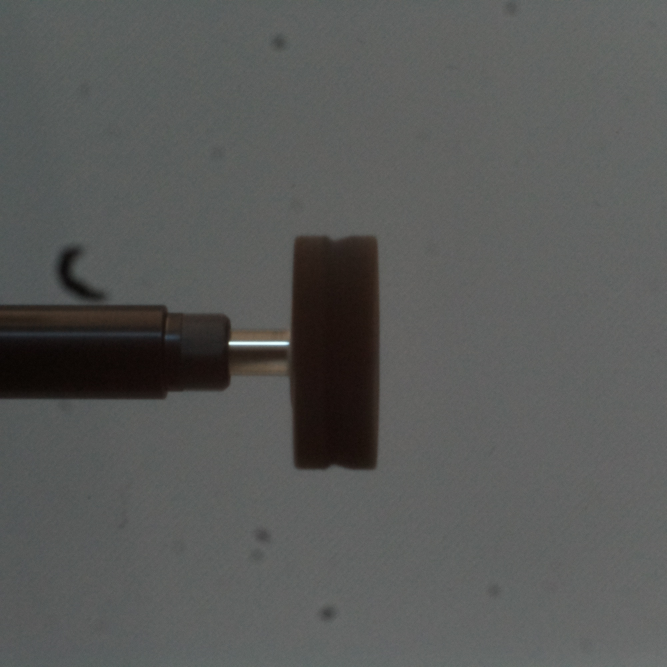
#> input picture Images/30mm/test_img_30.jpeg, 2000 x 2000 px, found by its file name (shown at 1/3 size)
$ python test_BV_FlapWheel2.py
#> lines starting #> are read from the running program, lines starting #| are printed output that depends on the picture; after the words box and inside, x2 and y2 are one past the last pixel; in counts of white or black regions, pixels touching at a corner belong together
import cv2
import numpy as np
from matplotlib import pyplot as plt
import scipy
#import findpeaks

# Aqcuire raw image
#im = PiCam.TakeSingleImage(showImage=False,saveImage=True)
im = cv2.imread('test_img_30.jpeg')
#> im is the input picture: shape (2000, 2000, 3); mean B, G, R 87.8, 89.3, 88.3
#im = cv2.imread('C:/Users/crk5344/Desktop/White_light-1.jpg')

#"E:\2024_07_15-17_36_image1.jpeg"
plt.imshow(im)
plt.title('Raw')
plt.show()
plt.close()

# Crop image
# Vertical
x1 = 250
x2 = 1750
# horizontal
y1 = 500
y2 = 2000
hInterval = y2-y1
vInterval = x2-x1
im = im[x1:x2,y1:y2]
#> im: shape (1500, 1500, 3)

im_raw = im

# Convert image
imgray = cv2.cvtColor(im, cv2.COLOR_BGR2GRAY)
#imgray = cv2.equalizeHist(imgray)
plt.imshow(imgray,cmap='gray',vmin=0,vmax=255)
plt.title('grayscale')
plt.show()
plt.close()


ret, binary = cv2.threshold(imgray,75,255,cv2.THRESH_BINARY)
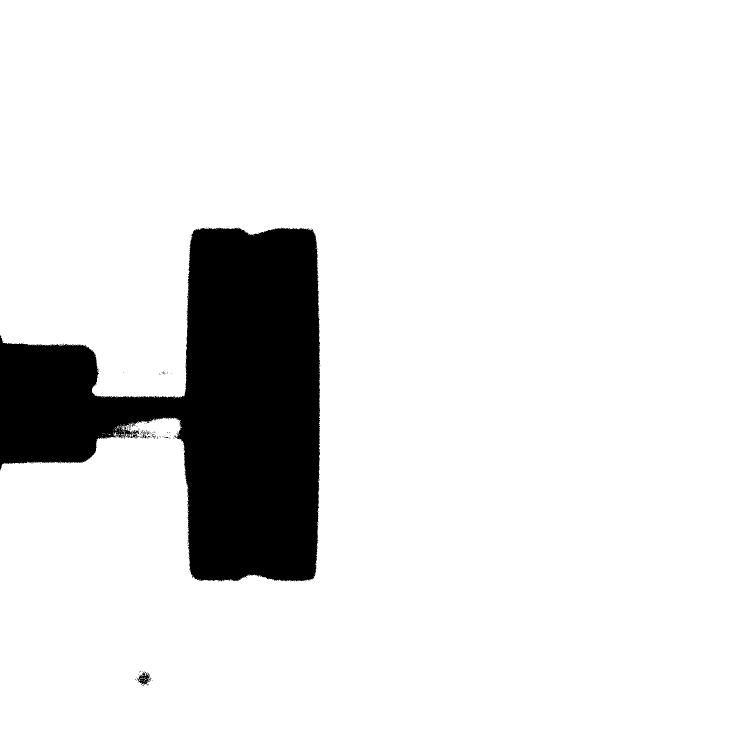
#> binary: shape (1500, 1500) (shown at 1/2 size); 89.3% white; 111 black regions (107 under 20 px), largest, box (x1, y1, x2, y2) and area: (0, 455, 641, 1163) 239432, (274, 1343, 300, 1371) 336, (281, 867, 293, 877) 43, (303, 868, 312, 877) 23
#binary = cv2.morphologyEx(binary,cv2.MORPH_OPEN,np.ones((5,5),np.uint8))
#binary = cv2.adaptiveThreshold(imgray,255,cv2.ADAPTIVE_THRESH_MEAN_C,cv2.THRESH_BINARY,251,15)
binary = 255-binary # avoid image frame as contour
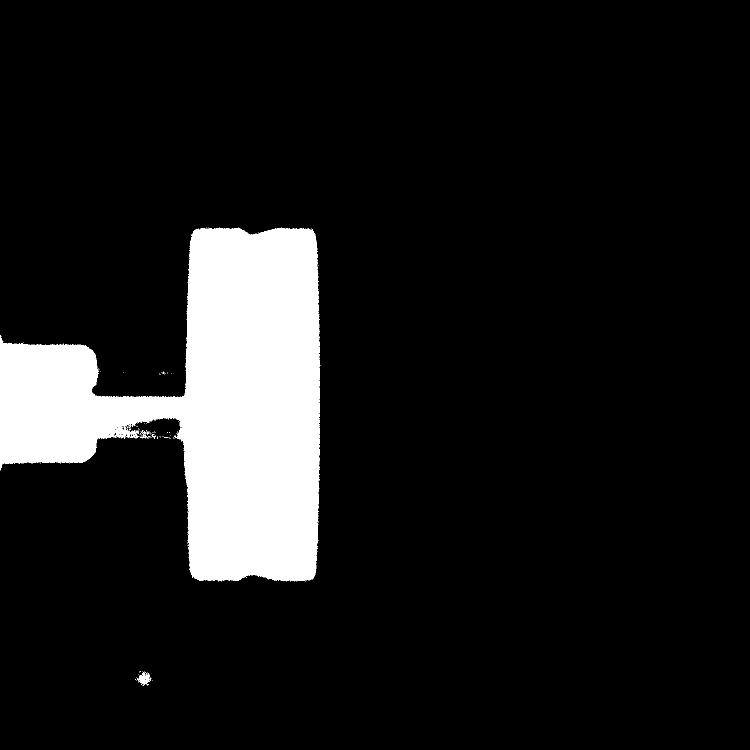
#> binary: shape (1500, 1500) (shown at 1/2 size); 10.7% white; 111 white regions (107 under 20 px)
# [6 lines of commented-out code are left out]
contours, hierarchy = cv2.findContours(binary, cv2.RETR_LIST, cv2.CHAIN_APPROX_NONE)
#> contours = 319 contours, 313 with area under 20; largest, box (x1, y1, x2, y2) and area: (0, 455, 641, 1163) 238022, (274, 1343, 300, 1371) 331, (240, 850, 250, 861) 52, (226, 863, 236, 873) 40, (255, 866, 264, 875) 29, (262, 866, 268, 874) 20
cv2.drawContours(im, contours, -1, (0,255,255), 3)
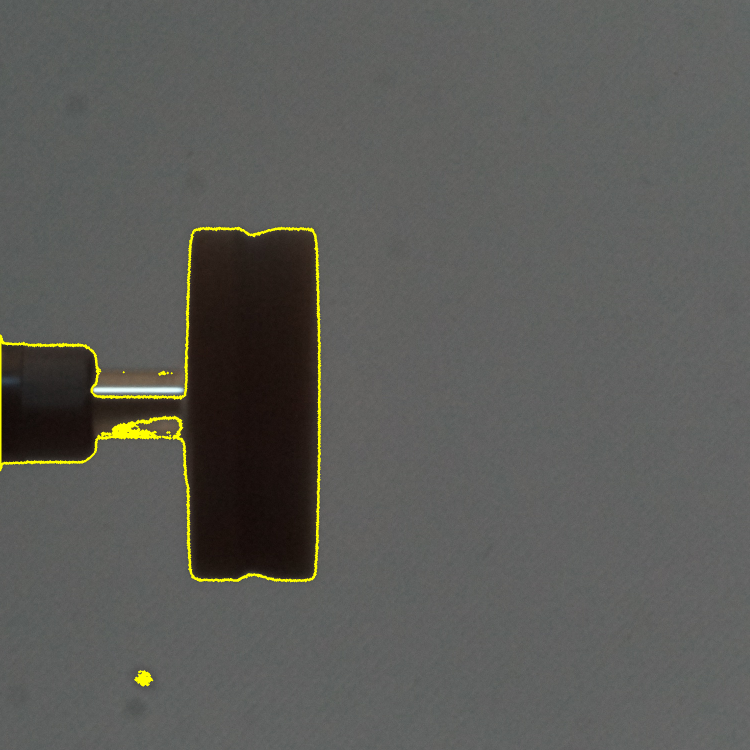
#> im: shape (1500, 1500, 3) (shown at 1/2 size); mean B, G, R 87.6, 91.3, 91.2
plt.figure()
plt.imshow(im, cmap='gray')
plt.title('Raw with contours')
plt.show()
plt.clf()
plt.close()

contour = np.array([list(pt[0]) for ctr in contours for pt in ctr])
#> contour = 5134 pairs, first value 0 to 640, second value 455 to 1370

cnts = []
for cnt in contours:
    cnt = np.squeeze(np.array(cnt, dtype=int), axis=1)
    cnts.append(cnt)
#> this loop made 319 passes
#> cnt on passes 1 to 3: [[284, 1370]], [[287, 1366], [288, 1365], [289, 1366], [288, 1367]], [[290, 1365], [291, 1364], [292, 1365], [291, 1366]]
#> after the loop, cnts = 319 items

## Array of Shape N x 2, N: number of contours, 2: x,y
contourPoints = np.vstack((cnts))
#> contourPoints has the same summary as contour


# Delete points not interested in
# Delete in y (vertical)
idx = np.where(contourPoints[:,1]<10)
#> idx = (empty array,)
contourPoints = np.delete(contourPoints,idx,0)
idx = np.where(contourPoints[:,1]> vInterval-10)
contourPoints = np.delete(contourPoints,idx,0)
#
# # Delete in x (horizontal)
idx = np.where(contourPoints[:,0] <10)
contourPoints = np.delete(contourPoints,idx,0)
#> contourPoints = 4824 pairs, first value 10 to 640, second value 455 to 1370
idx = np.where(contourPoints[:,0] >hInterval-10)
contourPoints = np.delete(contourPoints,idx,0)


pointsX = contourPoints[:,0]
#> pointsX = 4824 values, max 640 at index 4306, min 10 at index 2527, mean 365.9
pointsY = contourPoints[:,1]
#> pointsY = 4824 values, max 1370 at index 0, min 455 at index 1588, mean 856.5

# sort points
idx   = np.argsort(pointsX)
#> idx = 4824 values, max 4823 at index 3406, min 0 at index 1705, mean 2411.5
pointsX = np.array(pointsX)[idx]
#> pointsX = 4824 values from 10 to 640
pointsY = np.array(pointsY)[idx]
#> pointsY = 4824 values, max 1370 at index 1705, min 455 at index 3406, mean 856.5


# Analysze points to detect flap wheel start and end
countsX, binsX = np.histogram(pointsX, bins=250)
#> countsX = 250 values, max 325 at index 248, min 4 at index 4, mean 19.3; binsX = 251 values from 10 to 640
binX_centers = (binsX[:-1] + binsX[1:]) / 2
#> binX_centers = 250 values from 11.26 to 638.7

countsX = np.concatenate([countsX,np.zeros((100))])
#> countsX = 350 values, max 325 at index 248, min 0 at index 250, mean 13.78
peaks,_ = scipy.signal.find_peaks(countsX,height=75,distance=50)
#> peaks = [94, 145, 248]
peak_heights = countsX[peaks]
#> peak_heights = [77, 207, 325]

sorted_peaks = np.argsort(peak_heights)[::-1]  # sortiere absteigend
#> sorted_peaks = [2, 1, 0]
top_two_peaks = peaks[sorted_peaks[:2]]
#> top_two_peaks = [248, 145]


# Endpunkte des Histogramms berücksichtigen
potential_peaks = np.concatenate(([0], peaks, [len(countsX)-1]))
#> potential_peaks = [0, 94, 145, 248, 349]
potential_heights = countsX[potential_peaks]
#> potential_heights = [6, 77, 207, 325, 0]
sorted_potential_peaks = np.argsort(potential_heights)[::-1]
#> sorted_potential_peaks = [3, 2, 1, 0, 4]
top_two_peaks_with_ends = potential_peaks[sorted_potential_peaks[:2]]
#> top_two_peaks_with_ends = [248, 145]

countsX = countsX[0:250]
#> countsX = 250 values, max 325 at index 248, min 4 at index 4, mean 19.3

plt.hist(countsX,binsX,color='g')
plt.plot(binX_centers,countsX)
plt.scatter(binX_centers[top_two_peaks], countsX[top_two_peaks], s=1)
plt.axvline(binsX[top_two_peaks[0]],color='r')
plt.axvline(binsX[top_two_peaks[1]],color='r')
plt.xlabel('Datenwerte')
plt.ylabel('Häufigkeit')
plt.grid()
plt.show()
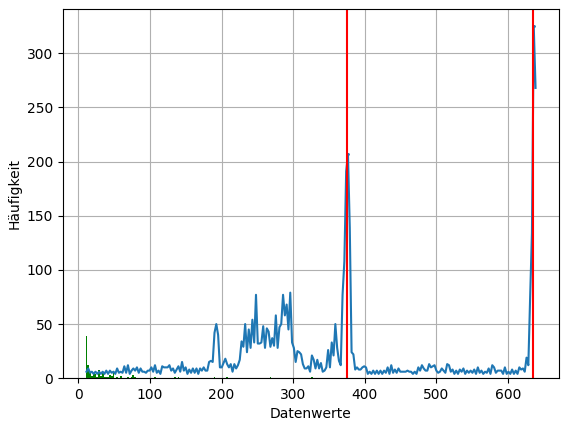
#> figure drawn by matplotlib, 1 panel; tallest bar 39 high, from x = 10 to 12.52; curve peaks at x = 636.2, y = 325

xleft = min(top_two_peaks)
#> xleft = 145
xright = max(top_two_peaks)
#> xright = 248

#im_raw[contourPoints[:,1],contourPoints[:,0]] = [255,0,0] # Draw contour
im_raw[:, np.round(binX_centers[xleft].astype(int))] =  [255,0,0] # Draw vertical line for flap end (right)
im_raw[:, np.round(binX_centers[xright].astype(int))] =  [255,0,255] # Draw vertical line for flap end (lef)
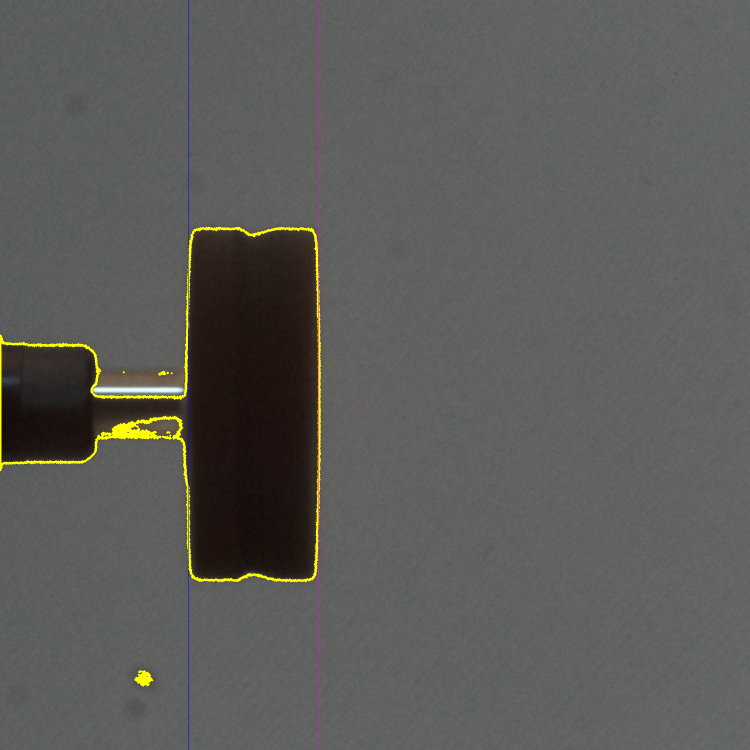
#> im_raw: shape (1500, 1500, 3) (shown at 1/2 size); mean B, G, R 87.8, 91.2, 91.2


# Delete contourpoints left and right outside of flap wheel
idx = np.where(pointsX < binX_centers[xleft])
pointsX = np.delete(pointsX,idx,0)
#> pointsX = 1777 values from 377 to 640
pointsY = np.delete(pointsY,idx,0)
#> pointsY = 1777 values, max 1162 at index 415, min 455 at index 359, mean 815.9
idx = np.where(pointsX > binX_centers[xright])
pointsX = np.delete(pointsX,idx,0)
#> pointsX = 1371 values from 377 to 636
pointsY = np.delete(pointsY,idx,0)
#> pointsY = 1371 values, max 1162 at index 415, min 455 at index 359, mean 818.5


y_rotaxis = np.mean(pointsY)
#> y_rotaxis = 818.5

plt.figure()
plt.imshow(im_raw)
plt.scatter(pointsX,pointsY,color='r',s=1) # raw profile
plt.axvline(binX_centers[xleft],color='b',linestyle='-',linewidth=1) # vertical lines
plt.axvline(binX_centers[xright],color='b',linestyle='-',linewidth=1) # vertical lines
plt.axhline(y_rotaxis,color='b',linestyle='--',linewidth=2) #rotation axis
plt.title('Filtered contours')
plt.show()
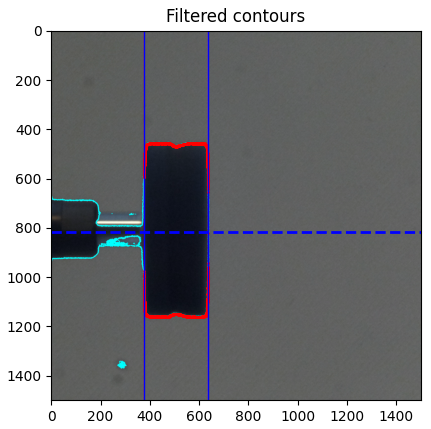
#> figure drawn by matplotlib, 1 panel; B, G, R data is drawn as R, G, B
plt.close()


# Calculate discrete intermediate points
x_profile = np.linspace(binX_centers[xleft+5],binX_centers[xright-5], num=10, endpoint=True).astype(int)
y_profile = np.zeros([len(x_profile),1],dtype=int)
#> y_profile = [0, 0, 0, 0, 0, 0, 0, 0, 0, 0]


for i in range(0,len(x_profile)):
    idx = np.where(x_profile[i]==pointsX)
    if len(pointsY[idx]) >1:
        y_profile[i] = max(pointsY[idx])-y_rotaxis
    else:
        y_profile = pointsY[idx] -y_rotaxis
#> this loop made 10 passes
#> idx on passes 1 to 10: ([286, 287, 288],), ([362, 363],), ([429, 430],), ([494, 495],), ([579, 580, 581, 582],), ([667, 668, 669],), ([733, 734, 735],), ([796, 797, 798],), ([871, 872, 873],), ([938, 939],)


x_profile = x_profile-x_profile[0]


plt.plot(x_profile,y_profile) # plot interval points
plt.grid()
plt.xlim((0,max(x_profile)+10))
plt.ylim((0,max(y_profile)+10))
plt.axis('equal')
plt.xlabel('axial')
plt.ylabel('radial')
plt.show()
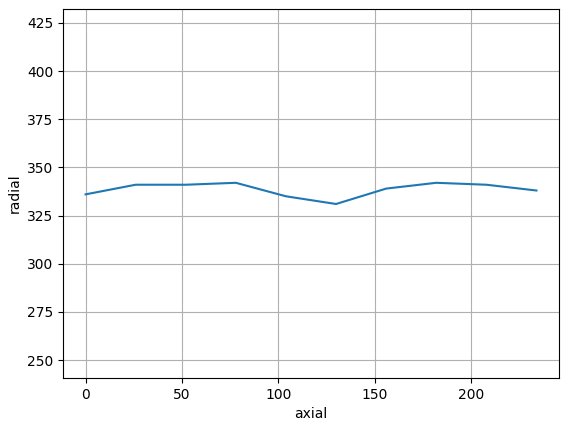
#> figure drawn by matplotlib, 1 panel; curve peaks at x = 78, y = 342
